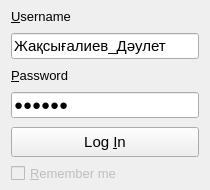
<?xml version="1.0" encoding="UTF-8"?>
<ui version="4.0">
 <class>Authorization</class>
 <widget class="QWidget" name="Authorization">
  <property name="geometry">
   <rect>
    <x>0</x>
    <y>0</y>
    <width>210</width>
    <height>190</height>
   </rect>
  </property>
  <property name="font">
   <font>
    <family>Arial</family>
    <pointsize>10</pointsize>
   </font>
  </property>
  <property name="windowTitle">
   <string>Authorization</string>
  </property>
  <layout class="QVBoxLayout" name="verticalLayout">
   <property name="spacing">
    <number>0</number>
   </property>
   <property name="topMargin">
    <number>0</number>
   </property>
   <property name="bottomMargin">
    <number>0</number>
   </property>
   <item>
    <widget class="QLabel" name="usernameLabel">
     <property name="enabled">
      <bool>true</bool>
     </property>
     <property name="sizePolicy">
      <sizepolicy hsizetype="Preferred" vsizetype="Fixed">
       <horstretch>0</horstretch>
       <verstretch>0</verstretch>
      </sizepolicy>
     </property>
     <property name="minimumSize">
      <size>
       <width>0</width>
       <height>0</height>
      </size>
     </property>
     <property name="font">
      <font>
       <family>Arial</family>
       <pointsize>10</pointsize>
      </font>
     </property>
     <property name="text">
      <string>&amp;Username</string>
     </property>
     <property name="margin">
      <number>2</number>
     </property>
     <property name="buddy">
      <cstring>usernameEdit</cstring>
     </property>
    </widget>
   </item>
   <item>
    <widget class="QLineEdit" name="usernameEdit">
     <property name="sizePolicy">
      <sizepolicy hsizetype="Expanding" vsizetype="Fixed">
       <horstretch>0</horstretch>
       <verstretch>0</verstretch>
      </sizepolicy>
     </property>
     <property name="minimumSize">
      <size>
       <width>0</width>
       <height>26</height>
      </size>
     </property>
     <property name="font">
      <font>
       <family>MS Shell Dlg 2</family>
       <pointsize>11</pointsize>
      </font>
     </property>
     <property name="text">
      <string>Жақсығалиев_Дәулет</string>
     </property>
     <property name="placeholderText">
      <string>Enter your username...</string>
     </property>
    </widget>
   </item>
   <item>
    <widget class="QLabel" name="passwordLabel">
     <property name="sizePolicy">
      <sizepolicy hsizetype="Preferred" vsizetype="Fixed">
       <horstretch>0</horstretch>
       <verstretch>0</verstretch>
      </sizepolicy>
     </property>
     <property name="font">
      <font>
       <family>Arial</family>
       <pointsize>10</pointsize>
      </font>
     </property>
     <property name="text">
      <string>&amp;Password</string>
     </property>
     <property name="buddy">
      <cstring>passwordEdit</cstring>
     </property>
    </widget>
   </item>
   <item>
    <widget class="QLineEdit" name="passwordEdit">
     <property name="minimumSize">
      <size>
       <width>0</width>
       <height>26</height>
      </size>
     </property>
     <property name="font">
      <font>
       <family>MS Shell Dlg 2</family>
       <pointsize>11</pointsize>
      </font>
     </property>
     <property name="text">
      <string>R$B@38</string>
     </property>
     <property name="echoMode">
      <enum>QLineEdit::Password</enum>
     </property>
     <property name="placeholderText">
      <string>Enter your password...</string>
     </property>
    </widget>
   </item>
   <item>
    <widget class="QPushButton" name="logInButton">
     <property name="minimumSize">
      <size>
       <width>0</width>
       <height>30</height>
      </size>
     </property>
     <property name="maximumSize">
      <size>
       <width>16777215</width>
       <height>30</height>
      </size>
     </property>
     <property name="font">
      <font>
       <family>Arial</family>
       <pointsize>11</pointsize>
      </font>
     </property>
     <property name="text">
      <string>Log &amp;In</string>
     </property>
     <property name="shortcut">
      <string>Return</string>
     </property>
    </widget>
   </item>
   <item>
    <widget class="QCheckBox" name="rememberMeCheckBox">
     <property name="enabled">
      <bool>false</bool>
     </property>
     <property name="sizePolicy">
      <sizepolicy hsizetype="Minimum" vsizetype="Fixed">
       <horstretch>0</horstretch>
       <verstretch>0</verstretch>
      </sizepolicy>
     </property>
     <property name="minimumSize">
      <size>
       <width>0</width>
       <height>0</height>
      </size>
     </property>
     <property name="maximumSize">
      <size>
       <width>16777215</width>
       <height>14</height>
      </size>
     </property>
     <property name="text">
      <string>&amp;Remember me</string>
     </property>
    </widget>
   </item>
  </layout>
 </widget>
 <resources/>
 <connections/>
</ui>
